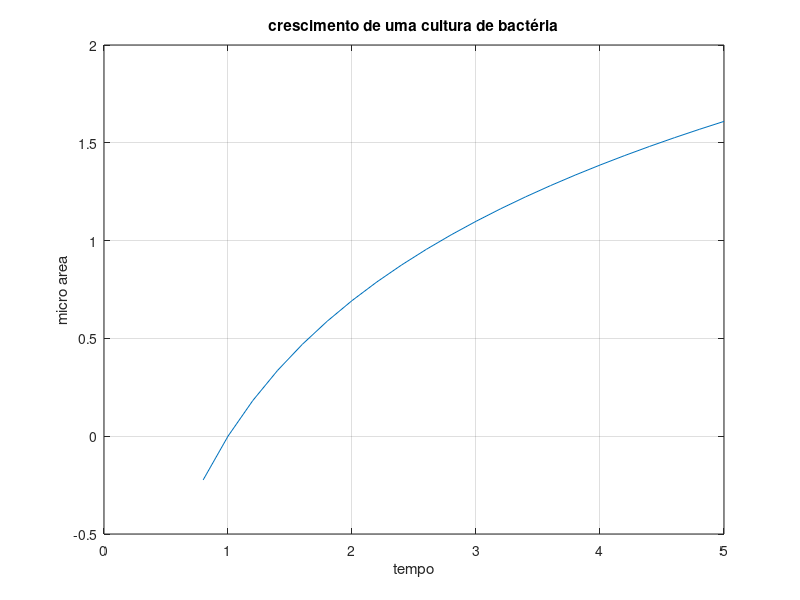
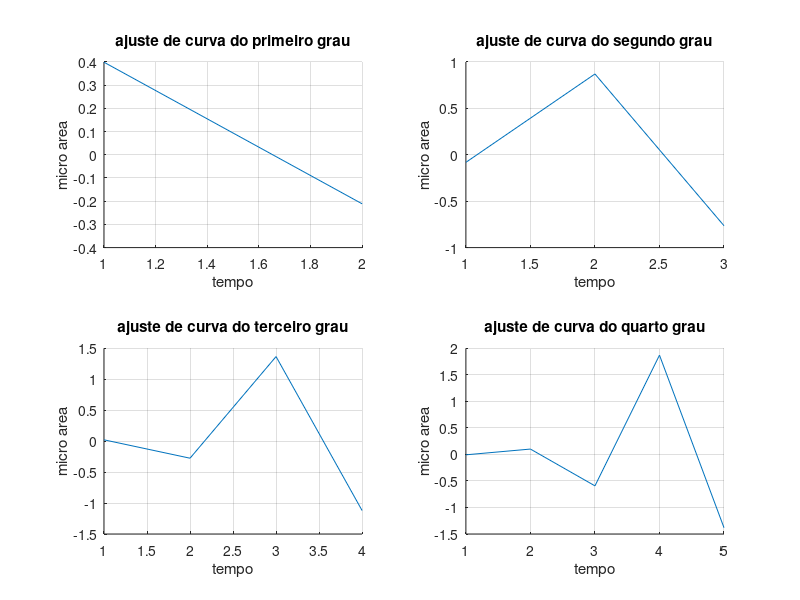
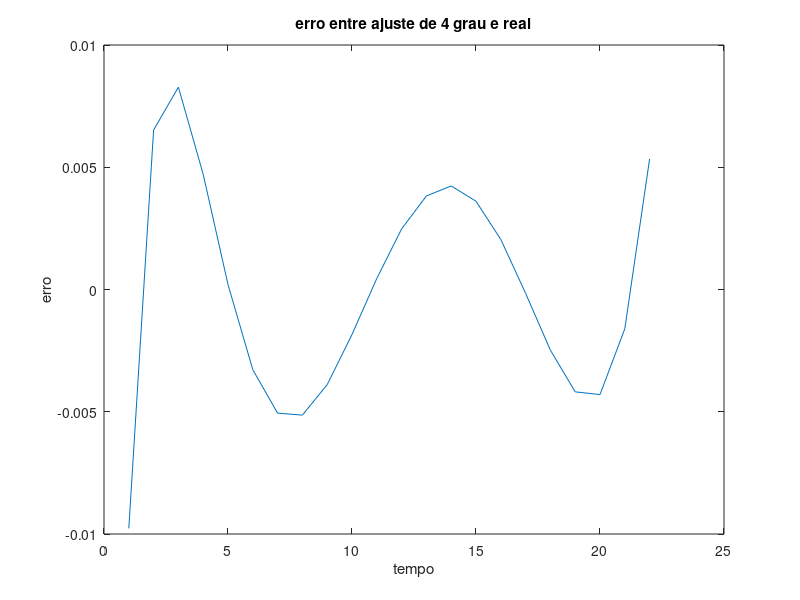

Write MATLAB code to recreate these figures, in order.
clc;clear;close all;
z=load ('Mpro2.txt');
x=z(:,1);%tempos
y=z(:,2);%ordenada

%%curva obitida do load do arquivo texto
figure(1);
plot(x,y)
grid on;
hold on;
title('crescimento de uma cultura de bactéria')
xlabel('tempo')
ylabel('micro area')

%%plotar os novos graficos de ajuste de curva
figure(2);
subplot(2,2,1)
grid on;
hold on;
p1= polyfit(x,y,1);
plot(p1);
title('ajuste de curva do primeiro grau')
xlabel('tempo')
ylabel('micro area')

subplot(2,2,2)
grid on;
hold on;
p2= polyfit(x,y,2);
plot(p2)
title('ajuste de curva do segundo grau')
xlabel('tempo')
ylabel('micro area')

subplot(2,2,3)
grid on;
hold on;
p3= polyfit(x,y,3);
plot(p3)
title('ajuste de curva do terceiro grau')
xlabel('tempo')
ylabel('micro area')

subplot(2,2,4)
grid on;
hold on;
p4= polyfit(x,y,4);
plot(p4)
title('ajuste de curva do quarto grau')
xlabel('tempo')
ylabel('micro area')

%%erro entre 4 grau e a curva
p5=polyval(p4,x);
errox= y-p5;
figure(3)
plot(errox);
title('erro entre ajuste de 4 grau e real')
xlabel('tempo')
ylabel('erro')